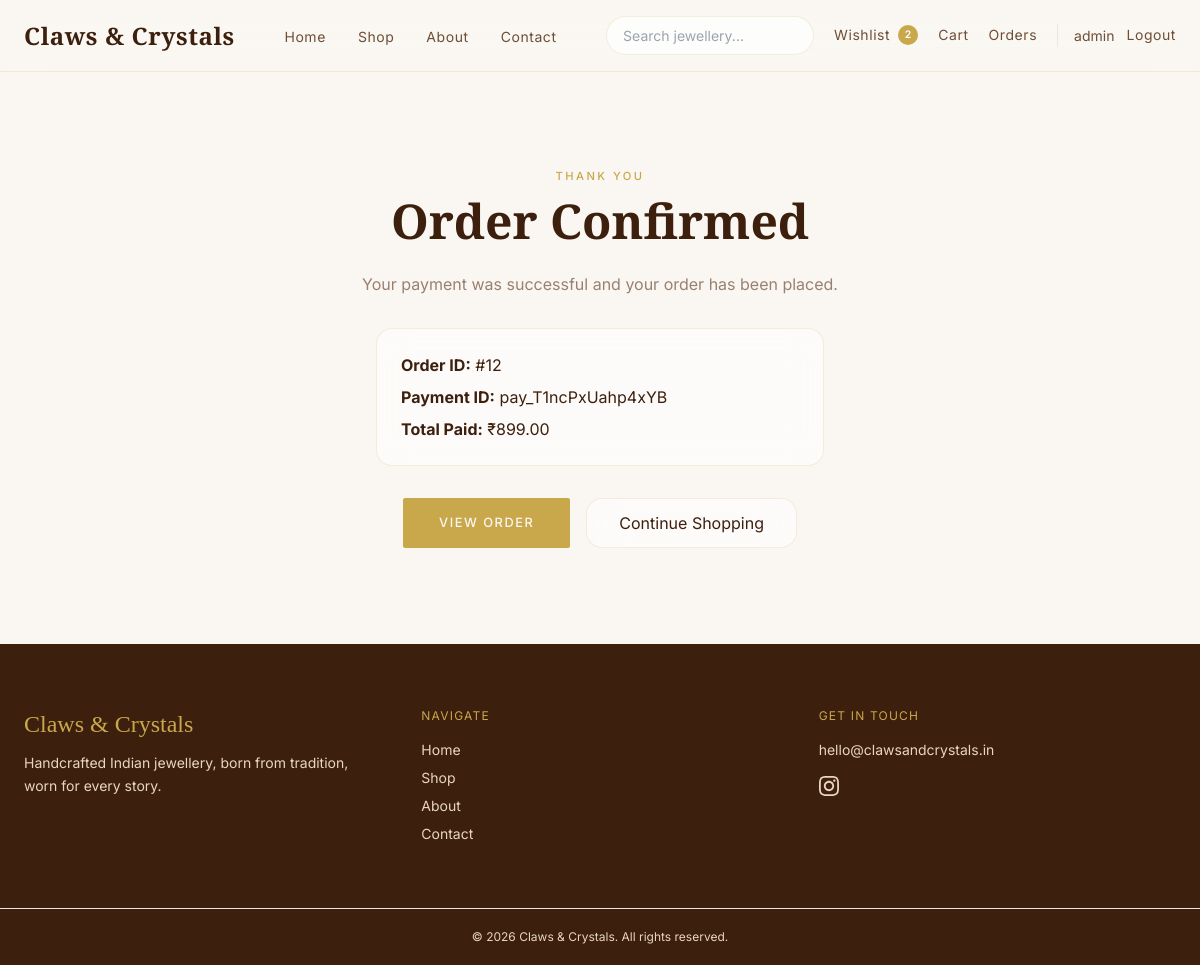
/orders/success/12/ (signed in), run on the app's committed database.
### orders/models.py (models this page shows, shortened)
class Order(models.Model):
    STATUS_CHOICES = (
        ("pending", "Pending"),
        ("processing", "Processing"),
        ("shipped", "Shipped"),
        ("delivered", "Delivered"),
        ("cancelled", "Cancelled"),
    )
    PAYMENT_STATUS_CHOICES = (
        ("unpaid", "Unpaid"),
        ("paid", "Paid"),
        ("failed", "Failed"),
    )
    user = models.ForeignKey(
        settings.AUTH_USER_MODEL,
        on_delete=models.CASCADE,
        related_name="orders"
    )
    full_name = models.CharField(max_length=255)
    email = models.EmailField()
    phone = models.CharField(max_length=20)
    address = models.TextField()
    city = models.CharField(max_length=100)
    state = models.CharField(max_length=100)
    pincode = models.CharField(max_length=20)
    total_amount = models.DecimalField(
        max_digits=10,
        decimal_places=2
    )
    status = models.CharField(
        max_length=20,
        choices=STATUS_CHOICES,
        default="pending"
    )
    payment_status = models.CharField(
        max_length=20,
        choices=PAYMENT_STATUS_CHOICES,
        default="unpaid"
    )
    razorpay_order_id = models.CharField(
        max_length=255,
        unique=True,
        blank=True,
        null=True
    )
    razorpay_payment_id = models.CharField(
        max_length=255,
        blank=True
    )
    razorpay_signature = models.CharField(
        max_length=255,
        blank=True
    )
    paid_at = models.DateTimeField(
        blank=True,
        null=True
    )
    created_at = models.DateTimeField(
        auto_now_add=True
    )

### orders/views.py (the view)
@login_required
def order_success_view(request, order_id):
    order = get_object_or_404(
        Order,
        id=order_id,
        user=request.user,
        payment_status="paid",
    )
    return render(
        request,
        "orders/success.html",
        {
            "order": order,
        },
    )

### cart/context_processors.py (called while the page is built)
def navbar_counts(request):
    cart_count = 0
    wishlist_count = 0
    if request.user.is_authenticated:
        cart_count = (
            CartItem.objects.filter(
                user=request.user
            ).aggregate(
                total=Sum("quantity")
            )["total"]
            or 0
        )
        wishlist_count = Wishlist.objects.filter(
            user=request.user
        ).count()
    return {
        "cart_count": cart_count,
        "wishlist_count": wishlist_count,
    }

### templates/orders/success.html (shortened to what this page needs)
{% extends "base.html" %}
{% block content %}
<section class="py-24 px-6 text-center">
    <div class="max-w-2xl mx-auto">
        <span class="section-eyebrow">
            Thank You
        </span>
        <h1 class="section-title">
            Order Confirmed
        </h1>
        <p class="mt-6 text-muted">
            Your payment was successful and your order has been placed.
        </p>
        <div class="glass-card p-6 mt-8 text-left max-w-md mx-auto space-y-2">
            <p class="text-brown">
                <strong>Order ID:</strong>
                #{{ order.id }}
            </p>
            {% if order.razorpay_payment_id %}
            <p class="text-brown">
                <strong>Payment ID:</strong>
                {{ order.razorpay_payment_id }}
            </p>
            {% endif %}
            <p class="text-brown">
                <strong>Total Paid:</strong>
                ₹{{ order.total_amount }}
            </p>
        </div>
        <div class="flex flex-col sm:flex-row gap-4 justify-center mt-8">
            <a
                href="{% url 'order_detail' order.id %}"
                class="btn-primary"
            >
                View Order
            </a>
            <a
                href="{% url 'product_list' %}"
                class="glass-card px-8 py-3 inline-block"
            >
                Continue Shopping
            </a>
        </div>
    </div>
</section>
{% endblock %}

### templates/partials/navbar.html (shortened to what this page needs)
<nav class="site-nav sticky top-0 z-50" id="site-nav">
    <div class="page-container py-4">
        <div class="flex items-center justify-between gap-4">
            <a href="/"
                class="font-serif text-2xl font-semibold tracking-wide text-brown hover:text-gold transition-colors shrink-0">
                Claws &amp; Crystals
            </a>
            <ul class="hidden lg:flex items-center gap-8">
                <li><a href="/" class="nav-link">Home</a></li>
                <li><a href="{% url 'product_list' %}" class="nav-link">Shop</a></li>
                <li><a href="{% url 'about' %}" class="nav-link">About</a></li>
                <li><a href="{% url 'contact' %}" class="nav-link">Contact</a></li>
            </ul>
            <div class="hidden lg:flex items-center gap-5">
                <form method="GET" action="{% url 'product_list' %}">
                    <input type="text" name="q" placeholder="Search jewellery..."
                        value="{{ request.GET.q }}" class="search-input">
                </form>
                <a href="{% url 'wishlist' %}" class="nav-link flex items-center gap-2">
                    Wishlist
                    {% if wishlist_count %}
                    <span class="badge-count">{{ wishlist_count }}</span>
                    {% endif %}
                </a>
                <a href="{% url 'cart' %}" class="nav-link flex items-center gap-2">
                    Cart
                </a>
                <a href="{% url 'my_orders' %}" class="nav-link">Orders</a>
                {% if request.user.is_authenticated %}
                <div class="flex items-center gap-3 pl-4 border-l border-gold/20">
                    <a href="{% url 'profile' %}" class="text-sm text-brown-mid hover:text-gold transition-colors">
                        {{ request.user.username }}
                    </a>
                    <a href="{% url 'logout' %}" class="nav-link">Logout</a>
                </div>
                {% else %}
                <div class="flex items-center gap-3 pl-4 border-l border-gold/20">
                    <a href="{% url 'login' %}" class="nav-link">Login</a>
                    <a href="{% url 'register' %}" class="btn-primary !py-2 !px-5 !text-xs">Register</a>
                </div>
                {% endif %}
            </div>
        </div>
    </div>
</nav>

### static/css/design-tokens.css (style rules this page uses)
:root { --cc-font-serif: "Cormorant Garamond", Georgia, serif; --cc-font-sans: "Inter", system-ui, sans-serif; --cc-ivory: #FAF7F2; --cc-cream: #F3ECE3; --cc-blush: #E8D5C4; --cc-accent: #C9A84C; --cc-accent-light: #E8D499; --cc-accent-hover: #3D1F0D; --cc-brown: #3D1F0D; --cc-brown-mid: #6F4E37; --cc-muted: #9A8070; --cc-white: #FFFFFF; --cc-bg: var(--cc-ivory); --cc-bg-subtle: var(--cc-cream); --cc-text: var(--cc-brown); --cc-text-secondary: var(--cc-brown-mid); --cc-text-muted: var(--cc-muted); --cc-text-on-accent: var(--cc-ivory); --cc-text-on-dark: var(--cc-blush); --cc-danger: #b91c1c; --cc-success: #15803d; --cc-warning: #b45309; --cc-surface: rgba(255, 255, 255, 0.55); --cc-surface-solid: rgba(255, 255, 255, 0.85); --cc-surface-dark: var(--cc-brown); --cc-border: rgba(201, 168, 76, 0.18); --cc-border-strong: rgba(201, 168, 76, 0.35); --cc-input-bg: rgba(250, 247, 242, 0.8); --cc-nav-bg: rgba(250, 247, 242, 0.88); --cc-radius-sm: 0.5rem; --cc-radius-md: 1rem; --cc-radius-pill: 9999px; --cc-shadow-soft: 0 8px 40px rgba(61, 31, 13, 0.08); --cc-shadow-focus: 0 0 0 3px rgba(201, 168, 76, 0.15); --cc-blur: 16px; --cc-transition: 0.25s ease; --cc-space-page: 1.5rem; --cc-space-section: 4rem; --cc-container: 80rem; }

### static/css/style.css (style rules this page uses)
.page-container { max-width: var(--cc-container); margin-inline: auto; padding-inline: var(--cc-space-page); }
.nav-link { font-family: var(--cc-font-sans); font-size: 0.875rem; font-weight: 400; letter-spacing: 0.04em; color: var(--cc-text-secondary); text-decoration: none; position: relative; padding-bottom: 2px; transition: color var(--cc-transition); }
.nav-link::after { content: ""; position: absolute; bottom: 0; left: 0; width: 0; height: 1px; background: var(--cc-accent); transition: width 0.3s ease; }
.site-nav { background: var(--cc-nav-bg); backdrop-filter: blur(20px); -webkit-backdrop-filter: blur(20px); border-bottom: 1px solid var(--cc-border); }
.badge-count { display: inline-flex; align-items: center; justify-content: center; min-width: 1.25rem; height: 1.25rem; padding: 0 0.35rem; border-radius: var(--cc-radius-pill); background: var(--cc-accent); color: var(--cc-white); font-size: 0.65rem; font-weight: 600; }
.glass-card { background: var(--cc-surface); backdrop-filter: blur(var(--cc-blur)); -webkit-backdrop-filter: blur(var(--cc-blur)); border: 1px solid var(--cc-border); border-radius: var(--cc-radius-md); transition: box-shadow 0.3s ease, transform 0.3s ease, border-color var(--cc-transition); }
.btn-primary { display: inline-flex; align-items: center; justify-content: center; gap: 0.5rem; background: var(--cc-accent); color: var(--cc-text-on-accent); padding: 0.875rem 2.25rem; font-family: var(--cc-font-sans); font-size: 0.8rem; font-weight: 500; letter-spacing: 0.12em; text-transform: uppercase; text-decoration: none; border: none; border-radius: 2px; cursor: pointer; transition: background var(--cc-transition), transform 0.2s ease, opacity var(--cc-transition); }
.section-eyebrow { display: block; font-family: var(--cc-font-sans); font-size: 0.7rem; font-weight: 500; letter-spacing: 0.22em; text-transform: uppercase; color: var(--cc-accent); margin-bottom: 0.5rem; }
.section-title { font-family: var(--cc-font-serif); font-size: clamp(2rem, 4vw, 3rem); font-weight: 600; color: var(--cc-text); line-height: 1.15; }
.search-input { width: 100%; max-width: 13rem; padding: 0.5rem 1rem; border-radius: var(--cc-radius-pill); border: 1px solid var(--cc-border); background: rgba(255, 255, 255, 0.7); font-size: 0.875rem; font-family: var(--cc-font-sans); color: var(--cc-text); outline: none; transition: border-color var(--cc-transition), box-shadow var(--cc-transition); }

### data on the page
Order: id "12", razorpay_payment_id "pay_T1ncPxUahp4xYB", total_amount "899.00"

### other printed values
{{ wishlist_count }} "2"
{{ request.user.username }} "admin"
